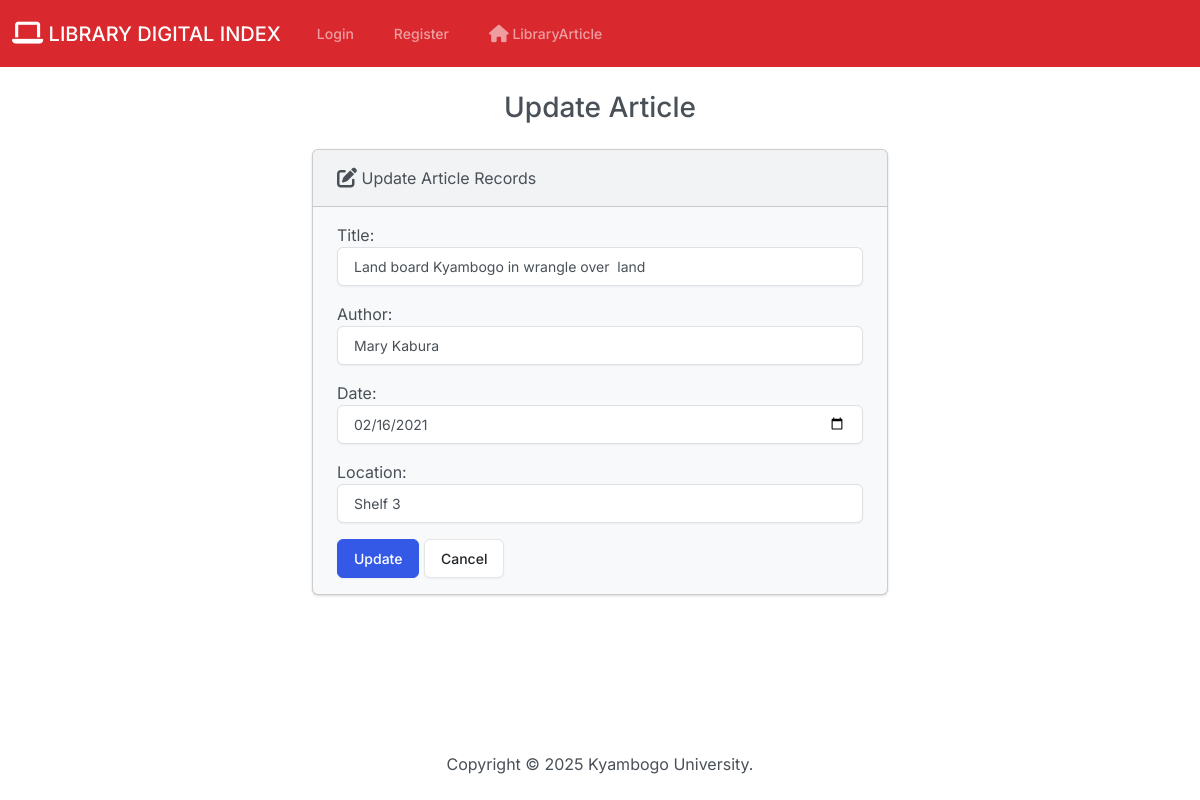
/edit/15, run on the app's committed database.
### library/models.py (models this page shows, shortened)
class Library(models.Model):
    title = models.CharField(max_length=50)
    author = models.CharField(max_length=50)
    date = models.DateField(default='2023-01-01')
    location = models.CharField(max_length=50)
    category = models.ForeignKey(Category, on_delete=models.CASCADE, default=1)  # Adding Category as a foreign key
    publication = models.CharField(max_length=100, default="Unknown")

### library/views.py (the view)
# urls.py: path('edit/<int:id>', views.edit, name='edit'),
def edit(request, id):
    if request.method == 'POST':
        student = Library.objects.get(pk=id)
        form = StudentForm(request.POST, instance=student)
        if form.is_valid():
            form.save()
            return render(request, 'edit.html', {
                'form': form,
                'success': True
            })
    else:
        student = Library.objects.get(pk=id)
        form = StudentForm(instance=student)
    return render(request, 'edit.html', {
        'form': form
    })

### library/forms.py
class StudentForm(forms.ModelForm):
    class Meta:
        model = Library
        fields = ['title', 'author', 'date', 'location']
        labels = {
            'title': 'Title',
            'author': 'Author',
            'date': 'Date',
            'location': 'Location',
        }
        widgets = {
            'title': forms.TextInput(attrs={'class': 'form-control'}),
            'author': forms.TextInput(attrs={'class': 'form-control'}),
            'date': forms.DateInput(attrs={'type': 'date', 'class': 'form-control'}),
            'location': forms.TextInput(attrs={'class': 'form-control'}),
        }

### library/templates/edit.html (shortened to what this page needs)
{% extends "base.html" %}
{% block body %}
  <h3 class="text-center m-4">Update Article</h3>
  {% if success %}
    <div class="alert alert-success" role="alert">
        The Article updated successfully.
        <a href="{% url 'index' %}" class="alert-link">Go to Home Page</a>
    </div>
    {% else %}
      <div class="row justify-content-center">
        <div class="col-6">
            <div class="card bg-light mb-3">
                <div class="card-header">
                    <i class="fa-solid fa-pen-to-square fa-lg"></i> Update Article Records
                </div>
                <div class="card-body">
                    <form action="" method="POST">
                        {{ form.as_p }}
                        <button type="submit" class="btn btn-primary">Update</button>
                        <a href="{% url 'index' %}" class="btn btn-secondary">Cancel</a>
                    </form>
                </div>
              </div>
        </div>
      </div>
    {% endif %}
{% endblock %}

### data on the page
Library: title "Land board Kyambogo in wrangle over land", author "Mary Kabura", date "02/16/2021", location "Shelf 3"
